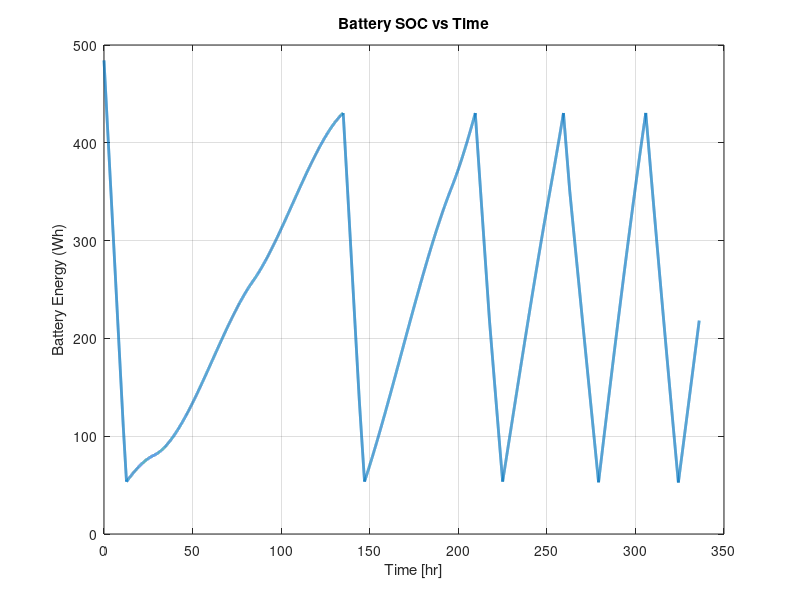
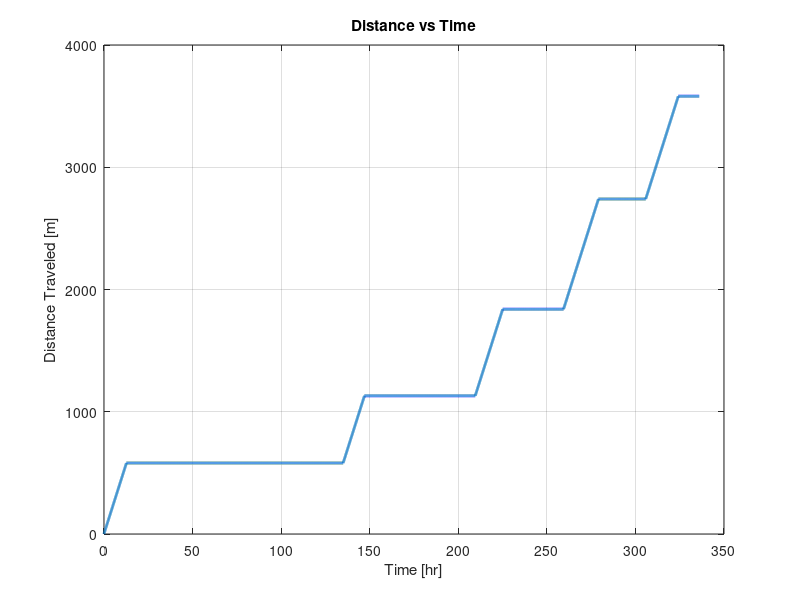

MATLAB code for these plots, in order:
clear; clc; close all;

%% USER PARAMETERS

battery_mass_guess = 2;          % kg (test value)
batt_specific_energy = 269;      % Wh/kg
E_batt_capacity = battery_mass_guess * batt_specific_energy;

initial_SOC_fraction = 0.90;     % 90% charged at landing

speed = 0.02;                    % m/s
P_motors = 25;                   % W
P_av_travel = 10;                % W
P_av_rest = 1.5;                 % W
P_heaters = 0.2;                 % W
payload_total_power = 15;        % W 
num_of_payloads = 4;

payload_drop_distances = [500 1000 1500 2000];
nav_interval = 10;                % meters
nav_duration = 5/60;              % hours (5 minutes)
charge_start_fraction = 0.10;     % Start charging at 10%
charge_stop_fraction  = 0.80;     % Stop charging at 80%

total_distance_goal = 5000;       % meters

%% TIME + SOLAR CONSTANTS

n       = 2831; % Oct. 1st 2027
Tau     = deg2rad(-1.545);
Y       = 346.71;
t_0     = -1.23;

T_total = 24*14; % 1 lunar day
dt      = 0.01;                  % hours (~36 sec)
t       = 0:dt:T_total;
N       = length(t);

omega   = 360 / T_total;

%% MOON GEOMETRY

R_moon = 1737400;
L      = deg2rad(-91);
E      = deg2rad(90);

%% SOLAR CONSTANTS

G_sc    = 1361;
I_illum = 0.3543;

%% PANEL PROPERTIES

panel_number  = 3;
panel_widths  = [0.4, 0.45, 0.45];
panel_height  = 0.31;

panel_eff   = 0.28;
inc_derate  = 0.95;

azi_p = linspace(0,360,panel_number+1);
azi_p(end) = [];
azi_p = deg2rad(azi_p);

%% SOLAR POWER MODEL


theta_dip = acos(R_moon/(R_moon + panel_height));
P_solar = zeros(1,N);

for i = 1:N

    ti = t(i);

    delta = Tau * sin(deg2rad(360/Y * (n + ti/24 - t_0)));
    H     = deg2rad(omega * (T_total/2 - ti));

    B = asin(cos(L)*cos(delta)*cos(H) + sin(L)*sin(delta));
    cosB = cos(B);

    if abs(cosB) > 1e-10
        azi_s = asin(max(-1, min(1, cos(delta)*sin(H)/cosB)));
    else
        azi_s = 0;
    end

    P_total = 0;

    if B > -theta_dip

        for p = 1:panel_number

            cos_theta = cos(B)*cos(azi_s - azi_p(p)) + sin(B)*cos(E);

            if cos_theta > 0

                G_panel = G_sc * cos_theta * I_illum;
                panel_area = panel_widths(p) * panel_height;

                P_panel = G_panel ...
                        * panel_area ...
                        * panel_eff ...
                        * inc_derate;

                P_total = P_total + P_panel;

            end
        end
    end

    P_solar(i) = P_total;

end

%% MISSION STATE VARIABLES

SOC = zeros(1,N);
SOC(1) = initial_SOC_fraction * E_batt_capacity;

distance = zeros(1,N);

payloads_remaining = num_of_payloads;
next_payload_index = 1;

next_nav_distance = nav_interval;
in_navigation = false;
nav_timer = 0;

in_charging = false;


%% MAIN TIME LOOP

for i = 2:N

    current_distance = distance(i-1);

    %---------------------------------
    % CHECK IF MISSION COMPLETE
    % ---------------------------------
    if current_distance >= total_distance_goal
        driving = false;
    else
        driving = true;
    end

    % ---------------------------------
    % PAYLOAD DROP LOGIC
    % ---------------------------------
    if next_payload_index <= length(payload_drop_distances)
        if current_distance >= payload_drop_distances(next_payload_index)
            payloads_remaining = payloads_remaining - 1;
            next_payload_index = next_payload_index + 1;
        end
    end

    % ---------------------------------
    % NAVIGATION TRIGGER
    % ---------------------------------
    if ~in_navigation && ~in_charging && driving && ...
            current_distance >= next_nav_distance

        in_navigation = true;
        nav_timer = nav_duration;
        next_nav_distance = next_nav_distance + nav_interval;
    end

    % ---------------------------------
    % NAVIGATION COUNTDOWN
    % ---------------------------------
    if in_navigation
        nav_timer = nav_timer - dt;
        if nav_timer <= 0
            in_navigation = false;
        end
    end

    % ---------------------------------
    % SOC-BASED CHARGING LOGIC
    % ---------------------------------
    
    % Trigger charging if SOC drops below threshold
    if ~in_navigation && ~in_charging && driving && ...
            SOC(i-1) <= charge_start_fraction * E_batt_capacity
    
        in_charging = true;
    end
    
    % Stop charging when sufficiently recharged
    if in_charging && ...
            SOC(i-1) >= charge_stop_fraction * E_batt_capacity
    
        in_charging = false;
    end


    % ---------------------------------
    % DETERMINE OPERATING MODE
    % Priority: NAV > CHARGE > DRIVE > IDLE
    % ---------------------------------

    if in_navigation
        P_mode = P_motors + P_av_travel;
        driving_now = false;

    elseif in_charging
        P_mode = P_av_rest;     % only rest avionics while charging
        driving_now = false;

    elseif driving
        P_mode = P_motors + P_av_travel;
        driving_now = true;

    else
        P_mode = P_av_rest;     % mission complete idle
        driving_now = false;
    end

    % ---------------------------------
    % PAYLOAD POWER (Dynamic)
    % ---------------------------------
    P_payload = payloads_remaining * (payload_total_power/num_of_payloads);

    % ---------------------------------
    % TOTAL LOAD POWER
    % ---------------------------------
    P_load = P_mode + P_payload + P_heaters;

    % ---------------------------------
    % UPDATE DISTANCE
    % ---------------------------------
    if driving_now
        distance(i) = current_distance + speed * dt * 3600;
    else
        distance(i) = current_distance;
    end

    % ---------------------------------
    % SOC UPDATE
    % ---------------------------------
    P_net = P_solar(i-1) - P_load;
    SOC(i) = SOC(i-1) + P_net * dt;

    % ---------------------------------
    % BATTERY LIMITS
    % ---------------------------------
    if SOC(i) > E_batt_capacity
        SOC(i) = E_batt_capacity;
    end

    if SOC(i) < 0
        SOC(i) = 0;
    end

end


%% RESULTS

min_SOC = min(SOC);
max_SOC = max(SOC);

fprintf('Minimum SOC (Wh): %.2f\n', min_SOC);
fprintf('Maximum SOC (Wh): %.2f\n', max_SOC);

if min_SOC <= 0
    fprintf('⚠ Battery depleted during mission.\n');
else
    fprintf('Mission feasible with this battery mass.\n');
end

if current_distance < total_distance_goal
    fprintf('⚠ Distance goal not reached.\n');
else
    fprintf('Distance goal reached.\n');
end

%% PLOTS

figure;
plot(t,SOC,'LineWidth',2)
xlabel('Time [hr]')
ylabel('Battery Energy (Wh)')
title('Battery SOC vs Time')
grid on

figure;
plot(t,distance,'LineWidth',2)
xlabel('Time [hr]')
ylabel('Distance Traveled [m]')
title('Distance vs Time')
grid on
